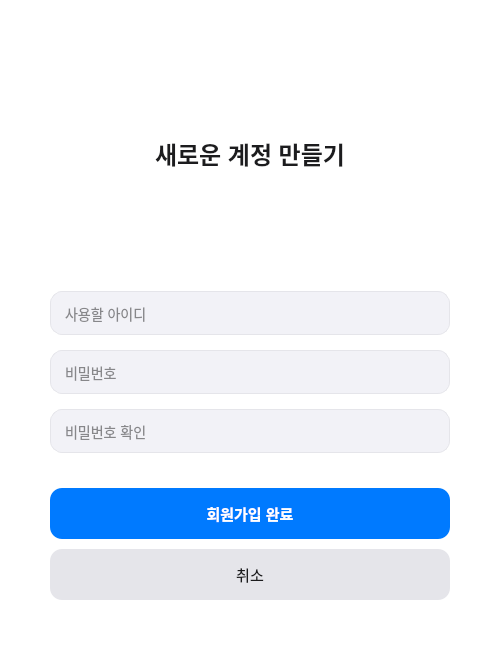
<?xml version="1.0" encoding="UTF-8"?>
<ui version="4.0">
 <class>Signup</class>
 <widget class="QDialog" name="Signup">
  <property name="geometry">
  <rect>
   <x>0</x>
   <y>0</y>
   <width>500</width>
   <height>650</height>
  </rect>
 </property>
 <property name="windowTitle">
  <string>계정 생성</string>
 </property>
 <property name="styleSheet">
  <string notr="true">
   QDialog {
       background-color: #FFFFFF;
   }

   QLabel#titleLabel {
       font-size: 24px;
       font-weight: bold;
       color: #1C1C1E;
   }

   QLineEdit {
       background-color: #F2F2F7;
       border: 1px solid #E5E5EA;
       border-radius: 12px;
       padding: 12px;
       font-size: 14px;
       color: #1C1C1E;
   }
   QLineEdit:focus {
       border: 1px solid #007AFF;
       background-color: #FFFFFF;
   }

   /* 회원가입 버튼 */
   QPushButton#signupButton {
       background-color: #007AFF;
       color: white;
       border: none;
       border-radius: 12px;
       font-size: 15px;
       font-weight: bold;
       padding: 14px;
   }
   QPushButton#signupButton:pressed {
       background-color: #0051A8;
   }

   /* 취소 버튼 */
   QPushButton#cancelButton {
       background-color: #E5E5EA;
       color: #1C1C1E;
       border: none;
       border-radius: 12px;
       font-size: 15px;
       padding: 14px;
   }
   QPushButton#cancelButton:hover {
       background-color: #D1D1D6;
   }
  </string>
 </property>

 <layout class="QVBoxLayout" name="mainLayout">
  <property name="spacing">
   <number>15</number>
  </property>
  <property name="leftMargin">
   <number>50</number> </property>
  <property name="topMargin">
   <number>60</number>
  </property>
  <property name="rightMargin">
   <number>50</number>
  </property>
  <property name="bottomMargin">
   <number>50</number>
  </property>

  <item>
   <widget class="QLabel" name="titleLabel">
    <property name="text">
     <string>새로운 계정 만들기</string>
    </property>
    <property name="alignment">
     <set>Qt::AlignCenter</set>
    </property>
   </widget>
  </item>

  <item>
   <spacer name="vSpacer1">
    <property name="orientation">
     <enum>Qt::Vertical</enum>
    </property>
    <property name="sizeType">
     <enum>QSizePolicy::Fixed</enum>
    </property>
    <property name="sizeHint" stdset="0">
     <size>
      <width>20</width>
      <height>30</height>
     </size>
    </property>
   </spacer>
  </item>

  <item>
   <widget class="QLineEdit" name="idInput">
    <property name="placeholderText">
     <string>사용할 아이디</string>
    </property>
   </widget>
  </item>

  <item>
   <widget class="QLineEdit" name="pwInput">
    <property name="echoMode">
     <enum>QLineEdit::Password</enum>
    </property>
    <property name="placeholderText">
     <string>비밀번호</string>
    </property>
   </widget>
  </item>

  <item>
   <widget class="QLineEdit" name="pwConfirmInput">
    <property name="echoMode">
     <enum>QLineEdit::Password</enum>
    </property>
    <property name="placeholderText">
     <string>비밀번호 확인</string>
    </property>
   </widget>
  </item>

  <item>
   <spacer name="vSpacer2">
    <property name="orientation">
     <enum>Qt::Vertical</enum>
    </property>
    <property name="sizeType">
     <enum>QSizePolicy::Fixed</enum>
    </property>
    <property name="sizeHint" stdset="0">
     <size>
      <width>20</width>
      <height>20</height>
     </size>
    </property>
   </spacer>
  </item>

  <item>
   <layout class="QVBoxLayout" name="buttonLayout">
    <property name="spacing">
     <number>10</number>
    </property>
    <item>
     <widget class="QPushButton" name="signupButton">
      <property name="text">
       <string>회원가입 완료</string>
      </property>
      <property name="cursor">
       <cursor shape="PointingHandCursor"/>
      </property>
     </widget>
    </item>
    <item>
     <widget class="QPushButton" name="cancelButton">
      <property name="text">
       <string>취소</string>
      </property>
      <property name="cursor">
       <cursor shape="PointingHandCursor"/>
      </property>
     </widget>
    </item>
   </layout>
  </item>
 </layout>
</widget>
</ui>
